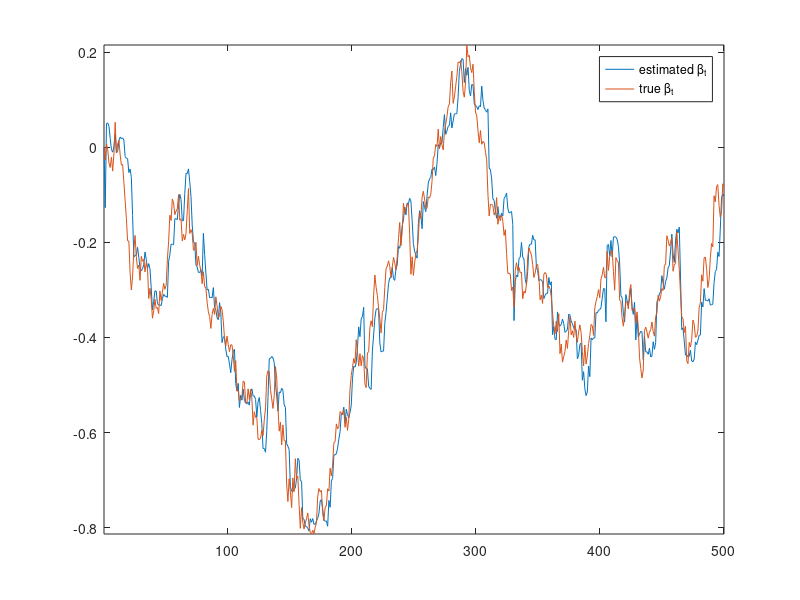

MATLAB code for this plot:
clear
%generate data for a state space model
%Y=Beta[t]*X+e1
%Beta[t]=mu+F*Beta[t-1]+e2
%var(e1)=R
%var(e2)=Q
t=500;
Q=0.001;
R=0.01;
F=1;  %these are fixed
mu=0;  %these are fixed
e1=randn(t,1)*sqrt(R);
e2=randn(t,1)*sqrt(Q);
Beta=zeros(t,1);
Y=zeros(t,1);
X=randn(t,1);
for j=2:t
    Beta(j,:)=Beta(j-1,:)+e2(j,:);
    Y(j)=X(j,:)*Beta(j,:)'+e1(j);
end





%%Step 1 Set up matrices for the Kalman Filter

beta0=zeros(1,1);   %state variable  b[0/0]
p00=1;          %variance of state variable p[0/0]
beta_tt=[];          %will hold the filtered state variable
ptt=zeros(t,1,1);    % will hold its variance

%initialise the state variable
beta11=beta0; 
p11=p00;



for i=1:t
    x=X(i);

    %Prediction
beta10=mu+beta11*F';
p10=F*p11*F'+Q;
yhat=(x*(beta10)')';                                               
eta=Y(i,:)-yhat;
feta=(x*p10*x')+R;
%updating
K=(p10*x')*inv(feta);
beta11=(beta10'+K*eta')';
p11=p10-K*(x*p10);

ptt(i,:,:)=p11;
beta_tt=[beta_tt;beta11];

end


%%%%%%%%%%%end of Kalman Filter%%%%%%%%%%%%%%%%%%%%%%%%%%%%%%%%%%%%%%%%%%%%%%%%%%%

plot([beta_tt Beta])
axis tight
legend('estimated \beta_{t}','true \beta_{t}');